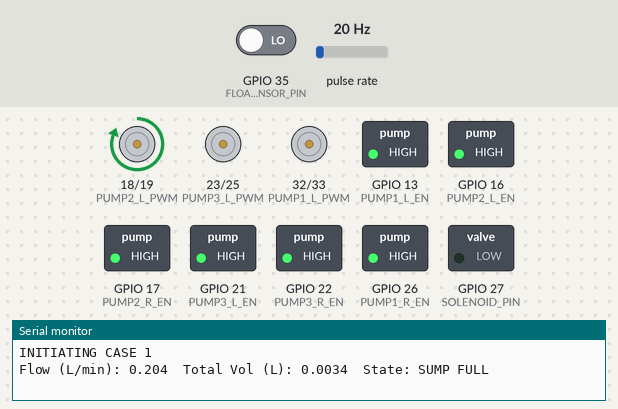
The sketch below on a simulated ESP32. On the bench: motor-driver pin pairs drawn as motors (green arrow = first pin HIGH = forward, orange = second pin HIGH = backward, longer = more drive), switched loads named in the sketch (green lamp = pin HIGH), the last lines printed to the serial monitor. Wiring (inferred from the names in the program): pulse sensor: data GPIO 14. Inputs (shaded band) come from the test bench; at power-on: GPIO 35 (FLOAT_SENSOR_PIN) LOW, pulse rate 20 Hz.

Above: at 1.2 s.
1.3 s: GPIO 35 (FLOAT_SENSOR_PIN) driven HIGH
At 1.8 s:
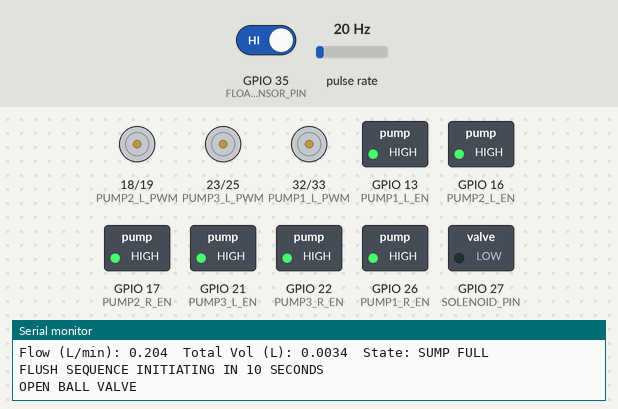
At 11.8 s:
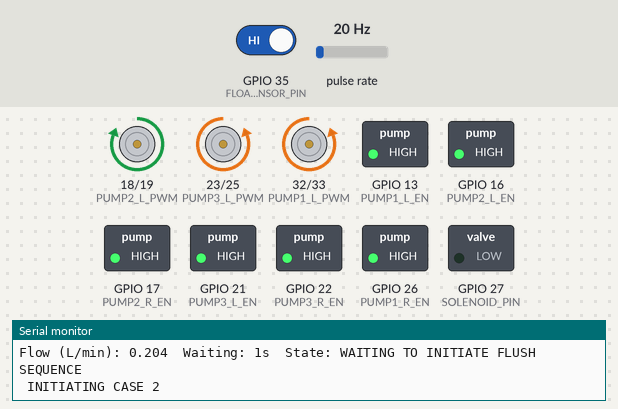
Timing chart, 0 to 12.8 s (numbered marks = the images above; inputs shaded):
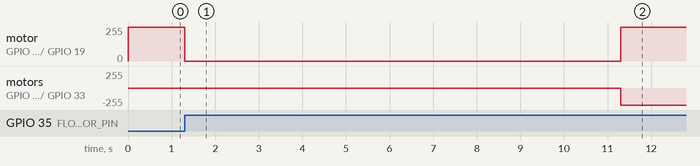

Measured:
- after the input at 1.3 s, motor on GPIO 18 (PUMP2_L_PWM) / GPIO 19 (PUMP2_R_PWM): forward 255/255 → stopped at once, → forward 255/255 10.0 s later; motor on GPIO 23 (PUMP3_L_PWM) / GPIO 25 (PUMP3_R_PWM), motor on GPIO 32 (PUMP1_L_PWM) / GPIO 33 (PUMP1_R_PWM): stopped → backward 255/255 after 10.0 s

The sketch:

CompiledBothCases_Final.ino
```cpp
//Senosr
#define FLOAT_SENSOR_PIN 35
#define FLOW_SENSOR_PIN  14
#define SOLENOID_PIN     27

//Pump1
#define PUMP1_L_EN  13
#define PUMP1_R_EN  26
#define PUMP1_L_PWM 32
#define PUMP1_R_PWM 33

//Pump2
#define PUMP2_L_EN  16
#define PUMP2_R_EN  17
#define PUMP2_L_PWM 18
#define PUMP2_R_PWM 19

//Pump3
#define PUMP3_L_EN  21
#define PUMP3_R_EN  22
#define PUMP3_L_PWM 23
#define PUMP3_R_PWM 25


volatile unsigned int pulseCount = 0;
unsigned long oldTime = 0;
float totalLiters = 0.0;
float flushLiters = 0.0;
float flowRate_mL_sec = 0.0;

enum SystemState { CASE_1, TRANSITION, CASE_2, FINISHED };
SystemState currentState = CASE_1;
bool floatWasTriggered = false;
unsigned long transitionStartTime = 0;

void IRAM_ATTR pulseCounter() {
  pulseCount++;
}

void setPump1Speed(int speed) { analogWrite(PUMP1_R_PWM, speed); }
void setPump2Speed(int speed) { analogWrite(PUMP2_L_PWM, speed); }
void setPump3Speed(int speed) { analogWrite(PUMP3_R_PWM, speed); }

void setup() {
  Serial.begin(115200);

  pinMode(FLOAT_SENSOR_PIN, INPUT);
  pinMode(FLOW_SENSOR_PIN, INPUT_PULLUP);

  pinMode(SOLENOID_PIN, OUTPUT);
  digitalWrite(SOLENOID_PIN, LOW);

  pinMode(PUMP1_L_EN, OUTPUT); pinMode(PUMP1_R_EN, OUTPUT);
  pinMode(PUMP1_L_PWM, OUTPUT); pinMode(PUMP1_R_PWM, OUTPUT);
  digitalWrite(PUMP1_L_EN, HIGH); digitalWrite(PUMP1_R_EN, HIGH);
  analogWrite(PUMP1_L_PWM, 0);

  pinMode(PUMP2_L_EN, OUTPUT); pinMode(PUMP2_R_EN, OUTPUT);
  pinMode(PUMP2_L_PWM, OUTPUT); pinMode(PUMP2_R_PWM, OUTPUT);
  digitalWrite(PUMP2_L_EN, HIGH); digitalWrite(PUMP2_R_EN, HIGH);
  analogWrite(PUMP2_R_PWM, 0);

  pinMode(PUMP3_L_EN, OUTPUT); pinMode(PUMP3_R_EN, OUTPUT);
  pinMode(PUMP3_L_PWM, OUTPUT); pinMode(PUMP3_R_PWM, OUTPUT);
  digitalWrite(PUMP3_L_EN, HIGH); digitalWrite(PUMP3_R_EN, HIGH);
  analogWrite(PUMP3_L_PWM, 0);

  setPump1Speed(0);
  setPump2Speed(0);
  setPump3Speed(0);

  attachInterrupt(digitalPinToInterrupt(FLOW_SENSOR_PIN), pulseCounter, FALLING);

  Serial.println("INITIATING CASE 1");
}

void loop() {
  bool sumpOverfilled = (digitalRead(FLOAT_SENSOR_PIN) == LOW);

  switch (currentState) {

    case CASE_1:
      if (sumpOverfilled) {
        floatWasTriggered = true;
        digitalWrite(SOLENOID_PIN, LOW);
        setPump1Speed(0);
        setPump2Speed(255);
      } else {
        if (floatWasTriggered) {
          currentState = TRANSITION;
          transitionStartTime = millis();
          digitalWrite(SOLENOID_PIN, LOW);
          setPump1Speed(0);
          setPump2Speed(0);
          Serial.println("FLUSH SEQUENCE INITIATING IN 10 SECONDS");
          Serial.println("OPEN BALL VALVE");
        } else {
          digitalWrite(SOLENOID_PIN, HIGH);
          setPump1Speed(127);
          setPump2Speed(255);
        }
      }
      break;

    case TRANSITION:
      if (millis() - transitionStartTime >= 10000) {
        currentState = CASE_2;
        flushLiters = 0.0;
        Serial.println("\n INITIATING CASE 2");
      }
      break;

    case CASE_2:
      digitalWrite(SOLENOID_PIN, LOW);
      setPump1Speed(255);
      setPump2Speed(255);
      setPump3Speed(255);

      if (flushLiters >= 2.0) {
        currentState = FINISHED;
        Serial.println("\n FLUSH COMPLETE");
      }
      break;

    case FINISHED:
      digitalWrite(SOLENOID_PIN, LOW);
      setPump1Speed(0);
      setPump2Speed(0);
      setPump3Speed(0);
      break;
  }

  if ((millis() - oldTime) >= 1000) {
    detachInterrupt(digitalPinToInterrupt(FLOW_SENSOR_PIN));
    unsigned int currentPulses = pulseCount;
    pulseCount = 0;
    oldTime = millis();
    attachInterrupt(digitalPinToInterrupt(FLOW_SENSOR_PIN), pulseCounter, FALLING);

    float flowRate_L_min = (float)currentPulses / 98.0;
    flowRate_mL_sec = flowRate_L_min * (1000.0 / 60.0);
    float liters_this_second = flowRate_L_min / 60.0;

    totalLiters += liters_this_second;

    if (currentState == CASE_2) {
      flushLiters += liters_this_second;
    }

    if (currentState != FINISHED) {
      Serial.print("Flow (L/min): ");
      Serial.print(flowRate_L_min, 3);

      if (currentState == CASE_2) {
        Serial.print("\tFlush Vol (L): ");
        Serial.print(flushLiters, 4);
        Serial.print("\tState: CASE 2 (FLUSHING)");
      } else if (currentState == TRANSITION) {
        Serial.print("\tWaiting: ");
        Serial.print(10 - ((millis() - transitionStartTime) / 1000));
        Serial.print("s");
        Serial.print("\tState: WAITING TO INITIATE FLUSH SEQUENCE");
      } else {
        Serial.print("\tTotal Vol (L): ");
        Serial.print(totalLiters, 4);
        Serial.print("\tState: ");
        Serial.print(sumpOverfilled ? "SUMP FULL" : "SUMP NOT FULL");
      }
      Serial.println();
    }
  }
}
```
